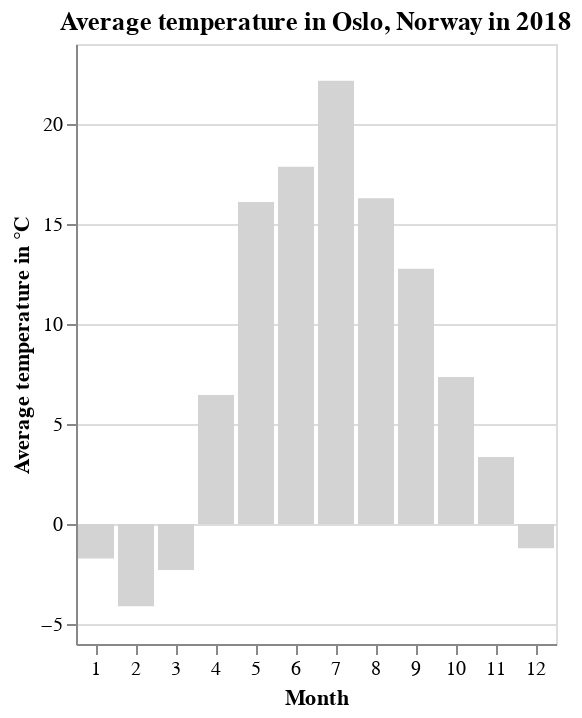

Here is the Vega-Lite specification saved for this chart:
### Vega-Lite specification from a JSON file in a GitHub repository (floating-point values rounded to 4 significant figures)
{"$schema": "https://vega.github.io/schema/vega-lite/v3.json", "description": "A simple bar chart with embedded data.", "title": "Average temperature in Oslo, Norway in 2018", "height": "container", "width": "container", "data": {"values": [{"temp": -1.723, "date": 1}, {"temp": -4.118, "date": 2}, {"temp": -2.3, "date": 3}, {"temp": 6.453, "date": 4}, {"temp": 16.1, "date": 5}, {"temp": 17.86, "date": 6}, {"temp": 22.16, "date": 7}, {"temp": 16.29, "date": 8}, {"temp": 12.76, "date": 9}, {"temp": 7.352, "date": 10}, {"temp": 3.353, "date": 11}, {"temp": -1.206, "date": 12}]}, "mark": {"type": "bar", "tooltip": true}, "encoding": {"x": {"field": "date", "type": "ordinal", "title": "Month", "axis": {"title": "Month", "labelAngle": 0}}, "y": {"field": "temp", "type": "quantitative", "title": "Average temperature in °C"}, "color": {"value": "#D3D3D3"}}, "config": {}}
